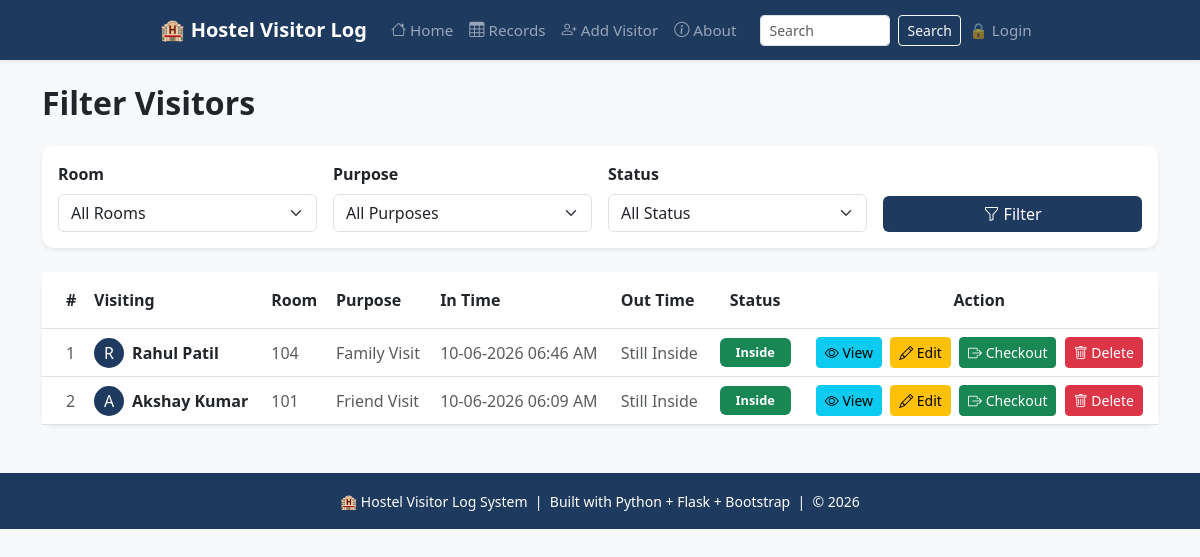
The page /filter on the database as committed earlier.
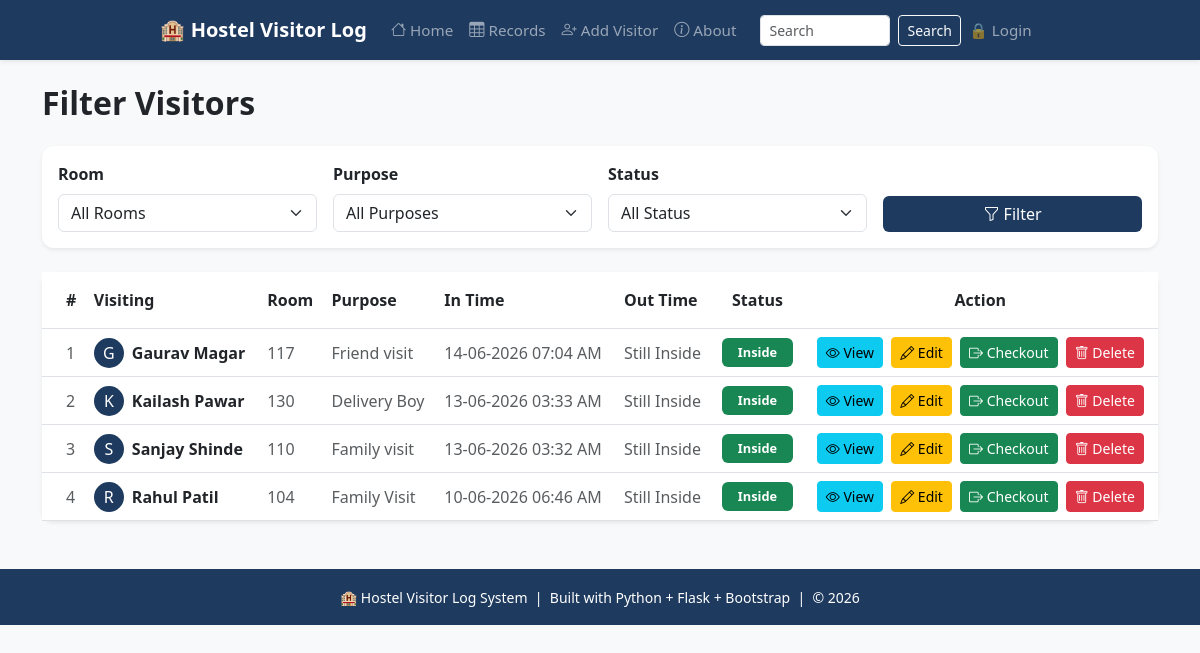
The same page on the database as committed later.
### tables this page shows
CREATE TABLE visitors (
            id INTEGER PRIMARY KEY AUTOINCREMENT,
            visitor_name TEXT NOT NULL,
            student_name TEXT NOT NULL,
            room_number TEXT NOT NULL,
            purpose TEXT NOT NULL,
            in_time TEXT NOT NULL,
            out_time TEXT NOT NULL DEFAULT 'Still Inside',
            status TEXT DEFAULT 'Inside'
        );

### app.py (the view)
@app.route('/filter')
def filter_page():
    room = request.args.get('room')
    purpose = request.args.get('purpose')
    status = request.args.get('status')
    conn = get_db()
    query = "SELECT * FROM visitors WHERE 1=1"
    params = []
    if room:
        query += ' AND room_number = ?'
        params.append(room)
    if purpose:
        query += ' AND purpose = ?'
        params.append(purpose)
    if status:
        query += ' AND status = ?'
        params.append(status)
    query += ' ORDER BY in_time DESC'
    visitors = conn.execute(query, params).fetchall()
    rooms = conn.execute('SELECT DISTINCT room_number FROM visitors ORDER BY room_number').fetchall()
    purposes = conn.execute('SELECT DISTINCT purpose FROM visitors ORDER BY purpose').fetchall()
    conn.close()
    return render_template(
        'filter.html',
        visitors=visitors,
        rooms=rooms,
        purposes=purposes,
        selected_room=room,
        selected_purpose=purpose,
        selected_status=status
    )

### app.py (called while the page is built)
def get_db():
    conn = sqlite3.connect('database.db')
    conn.row_factory = sqlite3.Row
    return conn

@app.context_processor
def inject_user():
    return dict(current_user=session.get('username'))

### templates/filter.html (shortened to what the changed rows need)
{% extends 'base.html' %}
{% block content %}
<h2 class="fw-bold mb-4">Filter Visitors</h2>
{% if visitors %}
<div class="card shadow-sm">
    <div class="card-body p-0">
        <div class="table-responsive">
            <table class="table table-hover mb-0">
                <thead style="background-color: #1e3a5f; color:white;">
                    <tr>
                        <th class="py-3 ps-4">#</th>
                        <th class="py-3">Visiting</th>
                        <th class="py-3">Room</th>
                        <th class="py-3">Purpose</th>
                        <th class="py-3">In Time</th>
                        <th class="py-3">Out Time</th>
                        <th class="py-3 text-center">Status</th>
                        <th class="py-3 text-center">Action</th>
                    </tr>
                </thead>
                <tbody>
                    {% for visitor in visitors %}
                    <tr class="align-middle">
                        <td class="ps-4 text-muted">
                            {{ loop.index }}
                        </td>
                        <td>
                            <div class="d-flex align-items-center">
                                <div class="rounded-circle d-flex justify-content-center align-items-center me-2"
                                     style="width:30px; height:30px; background-color:#1e3a5f; color:white;">
                                    {{ visitor['visitor_name'][0] }}
                                </div>
                                <span class="fw-bold">{{ visitor['visitor_name'] }}</span>
                            </div>
                        </td>
                        <td class="text-muted">{{ visitor['room_number'] }}</td>
                        <td class="text-muted">{{ visitor['purpose'] }}</td>
                        <td class="text-muted">{{ visitor['in_time'] }}</td>
                        <td class="text-muted">
                            {% if visitor['out_time'] %}
                                {{ visitor['out_time'] }}
                            {% else %}
                                -
                            {% endif %}
                        </td>
                        <td class="text-center">
                            {% if visitor['status'] == 'Inside' %}
                                <span class="badge bg-success px-3 py-2">
                                    Inside
                                </span>
                            {% else %}
                                <span class="badge bg-secondary px-3 py-2">
                                    Left
                                </span>
                            {% endif %}
                        </td>
                        <td class="text-center" style="white-space: nowrap;">
                            <a href="{{ url_for('details', id=visitor['id']) }}"
                               class="btn btn-sm btn-info me-1">
                                <i class="bi bi-eye"></i> View
                            </a>
                            <a href="{{ url_for('edit_visitor', id=visitor['id']) }}"
                               class="btn btn-sm btn-warning me-1">
                                <i class="bi bi-pencil"></i> Edit
                            </a>
                            {% if visitor['status'] == 'Inside' %}
                            <form action="{{ url_for('checkout_visitor', id=visitor['id']) }}" method="POST" style="display:inline;">
                                <button type="submit" class="btn btn-sm btn-success me-1"
                                        onclick="return confirm('Checkout {{ visitor['visitor_name'] }}?')">
                                    <i class="bi bi-box-arrow-right"></i> Checkout
                                </button>
                            </form>
                            {% endif %}
                            <form action="{{ url_for('delete_visitor', id=visitor['id']) }}" method="POST" style="display:inline;">
                                <button type="submit" class="btn btn-sm btn-danger"
                                        onclick="return confirm('Are you sure you want to delete this record?');">
                                    <i class="bi bi-trash"></i> Delete
                                </button>
                            </form>
                        </td>
                    </tr>
                    {% endfor %}
                </tbody>
            </table>
        </div>
    </div>
</div>
{% else %}
<div class="alert alert-info mt-4" role="alert">
    No visitor records found for the selected filter.
</div>
{% endif %}
{% endblock %}

Rows that differ between the two databases and show on the page:
removed visitors: visitor_name "A", visitor_name "Akshay Kumar", room_number "101", purpose "Friend Visit", in_time "10-06-2026 06:09 AM", out_time "Still Inside", status "Inside"
added visitors: visitor_name "G", visitor_name "Gaurav Magar", room_number "117", purpose "Friend visit", in_time "14-06-2026 07:04 AM", out_time "Still Inside", status "Inside"
added visitors: visitor_name "K", visitor_name "Kailash Pawar", room_number "130", purpose "Delivery Boy", in_time "13-06-2026 03:33 AM", out_time "Still Inside", status "Inside"
added visitors: visitor_name "S", visitor_name "Sanjay Shinde", room_number "110", purpose "Family visit", in_time "13-06-2026 03:32 AM", out_time "Still Inside", status "Inside"
